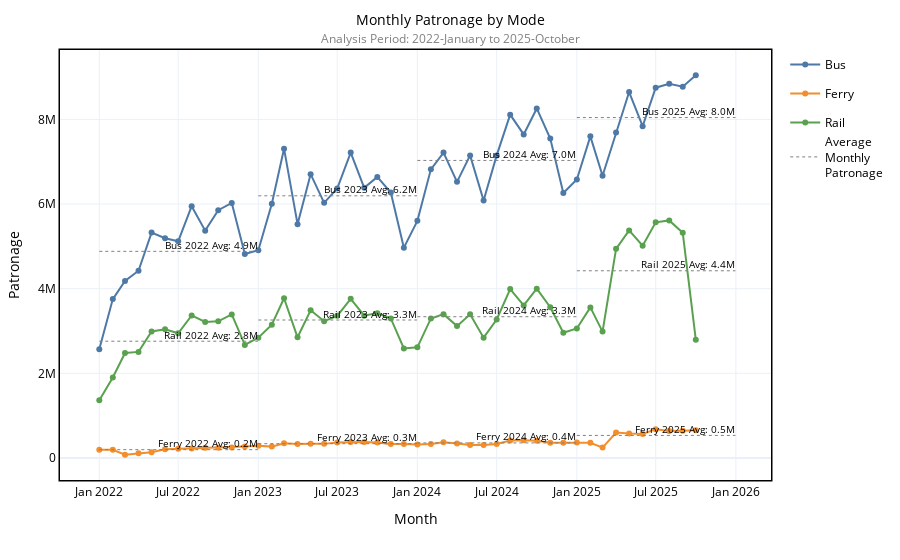

Notebook code for this chart:
### Markdown cell above
## Mode Analysis

### Code cell
def plot_mode_trends(df, trend_years=1, save_path='graphs/', mode_colors=None):
    """
    Mode trends over time
    """
    df = df[df['year'].between( df['date'].max().year - trend_years, df['date'].max().year)]
    # Analysis period
    analysis_period_text = analysis_period(df)
    mode_monthly = df.groupby(['date', 'mode'])['patronage'].sum().reset_index().sort_values(by=['date', 'mode'])
    
    # Compute yearly averages
    mode_monthly['year'] = mode_monthly['date'].dt.year
    yearly_avg = mode_monthly.groupby(['year','mode'])['patronage'].mean().reset_index()

    fig = go.Figure()
    for mode in mode_monthly['mode'].unique():
        df_mode = mode_monthly[mode_monthly['mode'] == mode]
        
        # Main line
        fig.add_trace(
            go.Scatter(
                x=df_mode['date'],
                y=df_mode['patronage'],
                mode='lines+markers',
                name=mode,
                line=dict(color=mode_colors[mode], width=2),
                marker=dict(size=6),
                legendgroup=mode, 
                customdata=np.stack((df_mode['mode'], df_mode['patronage'] / 1_000_000), axis=-1),
                hovertemplate='%{customdata[0]}: %{customdata[1]:.1f} M<extra></extra>'

            )
        )
        
        # Average lines (one per year)
        df_avg_mode = yearly_avg[yearly_avg['mode'] == mode]
        for _, row in df_avg_mode.iterrows():
            year = row['year']
            avg = row['patronage']
            start_date = pd.Timestamp(year=year, month=1, day=1)
            end_date = pd.Timestamp(year=year, month=12, day=31)
            
            fig.add_trace(
                go.Scatter(
                    x=[start_date, end_date],
                    y=[avg, avg],
                    mode='lines+text',
                    line=dict(color='gray', dash='dot', width=1),
                    name=f"{mode} {year} Avg",
                    text=[' ', f"{mode} {year} Avg: {avg/1_000_000:.1f}M"],
                    textposition='top left',
                    textfont=dict(size=10),
                    showlegend=False, 
                    legendgroup=mode,
                    hoverinfo='skip'     
                )
            )

    fig.add_trace(
        go.Scatter(
            x=[None],
            y=[None],
            mode='lines',
            line=dict(color='gray', dash='dot', width=1),
            name="Average<br>Monthly<br>Patronage",
            legendgroup=mode
        )
    )


    fig.update_layout(
        template='plotly_white',
        hovermode='x unified'
    )

    fig = apply_plotly_style(
        fig,
        title='Monthly Patronage by Mode',
        x_title='Month',
        y_title='Patronage',
        analysis_period_text=analysis_period_text
    )

    # Save files
    fig.write_html(f'{save_path}/mode_trends.html')

    # Statistics
    start_year = yearly_avg['year'].min()
    end_year = yearly_avg['year'].max()

    for mode in yearly_avg['mode'].unique():
        start_avg = yearly_avg[(yearly_avg['mode']==mode) & (yearly_avg['year']==start_year)]['patronage'].values[0]
        end_avg = yearly_avg[(yearly_avg['mode']==mode) & (yearly_avg['year']==end_year)]['patronage'].values[0]
        
        abs_change = end_avg - start_avg
        pct_change = (abs_change / start_avg) * 100
        
        print(f"{mode}: Average patronage change from {start_year} to {end_year}: "
            f"{abs_change:,.0f} patronages per month ({pct_change:.2f}%)")

    return fig

plot_mode_trends(data, trend_years=offset_years, mode_colors=mode_colors, save_path=FIGURES_PATH)

### Figure 1 — Plotly figure (JSON) as saved in the notebook; plotly's stock layout.template omitted (floating-point values rounded to 4 significant figures)
{"data": [{"customdata": [["Bus", 2.569], ["Bus", 3.754], ["Bus", 4.184], ["Bus", 4.424], ["Bus", 5.326], ["Bus", 5.193], ["Bus", 5.119], ["Bus", 5.949], ["Bus", 5.372], ["Bus", 5.856], ["Bus", 6.026], ["Bus", 4.82], ["Bus", 4.91], ["Bus", 6.007], ["Bus", 7.308], ["Bus", 5.524], ["Bus", 6.706], ["Bus", 6.029], ["Bus", 6.368], ["Bus", 7.217], ["Bus", 6.384], ["Bus", 6.64], ["Bus", 6.273], ["Bus", 4.969], ["Bus", 5.603], ["Bus", 6.82], ["Bus", 7.216], ["Bus", 6.524], ["Bus", 7.149], ["Bus", 6.082], ["Bus", 7.149], ["Bus", 8.112], ["Bus", 7.645], ["Bus", 8.258], ["Bus", 7.546], ["Bus", 6.259], ["Bus", 6.58], ["Bus", 7.6], ["Bus", 6.669], ["Bus", 7.691], ["Bus", 8.646], ["Bus", 7.839], ["Bus", 8.749], ["Bus", 8.841], ["Bus", 8.773], ["Bus", 9.043]], "hovertemplate": "%{customdata[0]}: %{customdata[1]:.1f} M<extra></extra>", "legendgroup": "Bus", "line": {"color": "#4E79A7", "width": 2}, "marker": {"size": 6}, "mode": "lines+markers", "name": "Bus", "type": "scatter", "x": ["2022-01-01T00:00:00.000000000", "2022-02-01T00:00:00.000000000", "2022-03-01T00:00:00.000000000", "2022-04-01T00:00:00.000000000", "2022-05-01T00:00:00.000000000", "2022-06-01T00:00:00.000000000", "2022-07-01T00:00:00.000000000", "2022-08-01T00:00:00.000000000", "2022-09-01T00:00:00.000000000", "2022-10-01T00:00:00.000000000", "2022-11-01T00:00:00.000000000", "2022-12-01T00:00:00.000000000", "2023-01-01T00:00:00.000000000", "2023-02-01T00:00:00.000000000", "2023-03-01T00:00:00.000000000", "2023-04-01T00:00:00.000000000", "2023-05-01T00:00:00.000000000", "2023-06-01T00:00:00.000000000", "2023-07-01T00:00:00.000000000", "2023-08-01T00:00:00.000000000", "2023-09-01T00:00:00.000000000", "2023-10-01T00:00:00.000000000", "2023-11-01T00:00:00.000000000", "2023-12-01T00:00:00.000000000", "2024-01-01T00:00:00.000000000", "2024-02-01T00:00:00.000000000", "2024-03-01T00:00:00.000000000", "2024-04-01T00:00:00.000000000", "2024-05-01T00:00:00.000000000", "2024-06-01T00:00:00.000000000", "2024-07-01T00:00:00.000000000", "2024-08-01T00:00:00.000000000", "2024-09-01T00:00:00.000000000", "2024-10-01T00:00:00.000000000", "2024-11-01T00:00:00.000000000", "2024-12-01T00:00:00.000000000", "2025-01-01T00:00:00.000000000", "2025-02-01T00:00:00.000000000", "2025-03-01T00:00:00.000000000", "2025-04-01T00:00:00.000000000", "2025-05-01T00:00:00.000000000", "2025-06-01T00:00:00.000000000", "2025-07-01T00:00:00.000000000", "2025-08-01T00:00:00.000000000", "2025-09-01T00:00:00.000000000", "2025-10-01T00:00:00.000000000"], "y": [2569234, 3754416, 4183530, 4423729, 5326064, 5192571, 5118950, 5949172, 5371679, 5855612, 6026214, 4819689, 4910244, 6007036, 7308017, 5524247, 6705552, 6029089, 6367539, 7216765, 6384255, 6640191, 6272755, 4969320, 5603228, 6819875, 7216204, 6523844, 7149130, 6081701, 7149021, 8112498, 7644766, 8258457, 7545797, 6259014, 6580049, 7599509, 6669258, 7690728, 8645635, 7839095, 8749334, 8840846, 8773022, 9042984]}, {"hoverinfo": "skip", "legendgroup": "Bus", "line": {"color": "gray", "dash": "dot", "width": 1}, "mode": "lines+text", "name": "Bus 2022 Avg", "showlegend": false, "text": [" ", "Bus 2022 Avg: 4.9M"], "textfont": {"size": 10}, "textposition": "top left", "type": "scatter", "x": ["2022-01-01T00:00:00", "2022-12-31T00:00:00"], "y": [4883000.0, 4883000.0]}, {"hoverinfo": "skip", "legendgroup": "Bus", "line": {"color": "gray", "dash": "dot", "width": 1}, "mode": "lines+text", "name": "Bus 2023 Avg", "showlegend": false, "text": [" ", "Bus 2023 Avg: 6.2M"], "textfont": {"size": 10}, "textposition": "top left", "type": "scatter", "x": ["2023-01-01T00:00:00", "2023-12-31T00:00:00"], "y": [6195000.0, 6195000.0]}, {"hoverinfo": "skip", "legendgroup": "Bus", "line": {"color": "gray", "dash": "dot", "width": 1}, "mode": "lines+text", "name": "Bus 2024 Avg", "showlegend": false, "text": [" ", "Bus 2024 Avg: 7.0M"], "textfont": {"size": 10}, "textposition": "top left", "type": "scatter", "x": ["2024-01-01T00:00:00", "2024-12-31T00:00:00"], "y": [7030000.0, 7030000.0]}, {"hoverinfo": "skip", "legendgroup": "Bus", "line": {"color": "gray", "dash": "dot", "width": 1}, "mode": "lines+text", "name": "Bus 2025 Avg", "showlegend": false, "text": [" ", "Bus 2025 Avg: 8.0M"], "textfont": {"size": 10}, "textposition": "top left", "type": "scatter", "x": ["2025-01-01T00:00:00", "2025-12-31T00:00:00"], "y": [8043046, 8043046]}, {"customdata": [["Ferry", 0.1938], ["Ferry", 0.1922], ["Ferry", 0.07626], ["Ferry", 0.1121], ["Ferry", 0.1355], ["Ferry", 0.2055], ["Ferry", 0.2157], ["Ferry", 0.2247], ["Ferry", 0.243], ["Ferry", 0.2387], ["Ferry", 0.247], ["Ferry", 0.2727], ["Ferry", 0.2911], ["Ferry", 0.2683], ["Ferry", 0.3471], ["Ferry", 0.332], ["Ferry", 0.3386], ["Ferry", 0.3334], ["Ferry", 0.365], ["Ferry", 0.3755], ["Ferry", 0.3788], ["Ferry", 0.3653], ["Ferry", 0.3304], ["Ferry", 0.3291], ["Ferry", 0.3167], ["Ferry", 0.3292], ["Ferry", 0.3705], ["Ferry", 0.3438], ["Ferry", 0.3092], ["Ferry", 0.3089], ["Ferry", 0.3309], ["Ferry", 0.414], ["Ferry", 0.4217], ["Ferry", 0.4053], ["Ferry", 0.3621], ["Ferry", 0.3597], ["Ferry", 0.3639], ["Ferry", 0.3597], ["Ferry", 0.2458], ["Ferry", 0.6024], ["Ferry", 0.579], ["Ferry", 0.5666], ["Ferry", 0.6806], ["Ferry", 0.6386], ["Ferry", 0.6432], ["Ferry", 0.6529]], "hovertemplate": "%{customdata[0]}: %{customdata[1]:.1f} M<extra></extra>", "legendgroup": "Ferry", "line": {"color": "#F28E2B", "width": 2}, "marker": {"size": 6}, "mode": "lines+markers", "name": "Ferry", "type": "scatter", "x": ["2022-01-01T00:00:00.000000000", "2022-02-01T00:00:00.000000000", "2022-03-01T00:00:00.000000000", "2022-04-01T00:00:00.000000000", "2022-05-01T00:00:00.000000000", "2022-06-01T00:00:00.000000000", "2022-07-01T00:00:00.000000000", "2022-08-01T00:00:00.000000000", "2022-09-01T00:00:00.000000000", "2022-10-01T00:00:00.000000000", "2022-11-01T00:00:00.000000000", "2022-12-01T00:00:00.000000000", "2023-01-01T00:00:00.000000000", "2023-02-01T00:00:00.000000000", "2023-03-01T00:00:00.000000000", "2023-04-01T00:00:00.000000000", "2023-05-01T00:00:00.000000000", "2023-06-01T00:00:00.000000000", "2023-07-01T00:00:00.000000000", "2023-08-01T00:00:00.000000000", "2023-09-01T00:00:00.000000000", "2023-10-01T00:00:00.000000000", "2023-11-01T00:00:00.000000000", "2023-12-01T00:00:00.000000000", "2024-01-01T00:00:00.000000000", "2024-02-01T00:00:00.000000000", "2024-03-01T00:00:00.000000000", "2024-04-01T00:00:00.000000000", "2024-05-01T00:00:00.000000000", "2024-06-01T00:00:00.000000000", "2024-07-01T00:00:00.000000000", "2024-08-01T00:00:00.000000000", "2024-09-01T00:00:00.000000000", "2024-10-01T00:00:00.000000000", "2024-11-01T00:00:00.000000000", "2024-12-01T00:00:00.000000000", "2025-01-01T00:00:00.000000000", "2025-02-01T00:00:00.000000000", "2025-03-01T00:00:00.000000000", "2025-04-01T00:00:00.000000000", "2025-05-01T00:00:00.000000000", "2025-06-01T00:00:00.000000000", "2025-07-01T00:00:00.000000000", "2025-08-01T00:00:00.000000000", "2025-09-01T00:00:00.000000000", "2025-10-01T00:00:00.000000000"], "y": [193835, 192247, 76262, 112064, 135507, 205548, 215689, 224695, 243005, 238704, 247032, 272704, 291107, 268271, 347146, 332016, 338617, 333399, 364996, 375528, 378797, 365348, 330425, 329076, 316670, 329196, 370514, 343786, 309228, 308921, 330908, 414026, 421722, 405337, 362062, 359732, 363942, 359722, 245776, 602419, 578980, 566556, 680593, 638631, 643178, 652902]}, {"hoverinfo": "skip", "legendgroup": "Ferry", "line": {"color": "gray", "dash": "dot", "width": 1}, "mode": "lines+text", "name": "Ferry 2022 Avg", "showlegend": false, "text": [" ", "Ferry 2022 Avg: 0.2M"], "textfont": {"size": 10}, "textposition": "top left", "type": "scatter", "x": ["2022-01-01T00:00:00", "2022-12-31T00:00:00"], "y": [196441, 196441]}, {"hoverinfo": "skip", "legendgroup": "Ferry", "line": {"color": "gray", "dash": "dot", "width": 1}, "mode": "lines+text", "name": "Ferry 2023 Avg", "showlegend": false, "text": [" ", "Ferry 2023 Avg: 0.3M"], "textfont": {"size": 10}, "textposition": "top left", "type": "scatter", "x": ["2023-01-01T00:00:00", "2023-12-31T00:00:00"], "y": [337900.0, 337900.0]}, {"hoverinfo": "skip", "legendgroup": "Ferry", "line": {"color": "gray", "dash": "dot", "width": 1}, "mode": "lines+text", "name": "Ferry 2024 Avg", "showlegend": false, "text": [" ", "Ferry 2024 Avg: 0.4M"], "textfont": {"size": 10}, "textposition": "top left", "type": "scatter", "x": ["2024-01-01T00:00:00", "2024-12-31T00:00:00"], "y": [356000.0, 356000.0]}, {"hoverinfo": "skip", "legendgroup": "Ferry", "line": {"color": "gray", "dash": "dot", "width": 1}, "mode": "lines+text", "name": "Ferry 2025 Avg", "showlegend": false, "text": [" ", "Ferry 2025 Avg: 0.5M"], "textfont": {"size": 10}, "textposition": "top left", "type": "scatter", "x": ["2025-01-01T00:00:00", "2025-12-31T00:00:00"], "y": [533300.0, 533300.0]}, {"customdata": [["Rail", 1.367], ["Rail", 1.901], ["Rail", 2.481], ["Rail", 2.507], ["Rail", 2.988], ["Rail", 3.043], ["Rail", 2.948], ["Rail", 3.367], ["Rail", 3.214], ["Rail", 3.229], ["Rail", 3.393], ["Rail", 2.672], ["Rail", 2.842], ["Rail", 3.147], ["Rail", 3.774], ["Rail", 2.851], ["Rail", 3.489], ["Rail", 3.232], ["Rail", 3.358], ["Rail", 3.761], ["Rail", 3.361], ["Rail", 3.422], ["Rail", 3.297], ["Rail", 2.589], ["Rail", 2.615], ["Rail", 3.297], ["Rail", 3.398], ["Rail", 3.116], ["Rail", 3.393], ["Rail", 2.842], ["Rail", 3.272], ["Rail", 3.99], ["Rail", 3.605], ["Rail", 4.001], ["Rail", 3.562], ["Rail", 2.96], ["Rail", 3.06], ["Rail", 3.558], ["Rail", 2.986], ["Rail", 4.942], ["Rail", 5.376], ["Rail", 5.014], ["Rail", 5.568], ["Rail", 5.613], ["Rail", 5.324], ["Rail", 2.795]], "hovertemplate": "%{customdata[0]}: %{customdata[1]:.1f} M<extra></extra>", "legendgroup": "Rail", "line": {"color": "#59A14F", "width": 2}, "marker": {"size": 6}, "mode": "lines+markers", "name": "Rail", "type": "scatter", "x": ["2022-01-01T00:00:00.000000000", "2022-02-01T00:00:00.000000000", "2022-03-01T00:00:00.000000000", "2022-04-01T00:00:00.000000000", "2022-05-01T00:00:00.000000000", "2022-06-01T00:00:00.000000000", "2022-07-01T00:00:00.000000000", "2022-08-01T00:00:00.000000000", "2022-09-01T00:00:00.000000000", "2022-10-01T00:00:00.000000000", "2022-11-01T00:00:00.000000000", "2022-12-01T00:00:00.000000000", "2023-01-01T00:00:00.000000000", "2023-02-01T00:00:00.000000000", "2023-03-01T00:00:00.000000000", "2023-04-01T00:00:00.000000000", "2023-05-01T00:00:00.000000000", "2023-06-01T00:00:00.000000000", "2023-07-01T00:00:00.000000000", "2023-08-01T00:00:00.000000000", "2023-09-01T00:00:00.000000000", "2023-10-01T00:00:00.000000000", "2023-11-01T00:00:00.000000000", "2023-12-01T00:00:00.000000000", "2024-01-01T00:00:00.000000000", "2024-02-01T00:00:00.000000000", "2024-03-01T00:00:00.000000000", "2024-04-01T00:00:00.000000000", "2024-05-01T00:00:00.000000000", "2024-06-01T00:00:00.000000000", "2024-07-01T00:00:00.000000000", "2024-08-01T00:00:00.000000000", "2024-09-01T00:00:00.000000000", "2024-10-01T00:00:00.000000000", "2024-11-01T00:00:00.000000000", "2024-12-01T00:00:00.000000000", "2025-01-01T00:00:00.000000000", "2025-02-01T00:00:00.000000000", "2025-03-01T00:00:00.000000000", "2025-04-01T00:00:00.000000000", "2025-05-01T00:00:00.000000000", "2025-06-01T00:00:00.000000000", "2025-07-01T00:00:00.000000000", "2025-08-01T00:00:00.000000000", "2025-09-01T00:00:00.000000000", "2025-10-01T00:00:00.000000000"], "y": [1366560, 1900514, 2481138, 2506665, 2987807, 3042539, 2947539, 3367292, 3213565, 3229344, 3392854, 2671791, 2842429, 3147229, 3773771, 2851014, 3489184, 3231728, 3357655, 3760605, 3361226, 3422481, 3296555, 2588661, 2614621, 3296886, 3398119, 3115530, 3393069, 2841846, 3272440, 3989644, 3604828, 4000620, 3562451, 2960135, 3059705, 3557536, 2985545, 4941645, 5376119, 5013824, 5567743, 5612800, 5323797, 2795089]}, {"hoverinfo": "skip", "legendgroup": "Rail", "line": {"color": "gray", "dash": "dot", "width": 1}, "mode": "lines+text", "name": "Rail 2022 Avg", "showlegend": false, "text": [" ", "Rail 2022 Avg: 2.8M"], "textfont": {"size": 10}, "textposition": "top left", "type": "scatter", "x": ["2022-01-01T00:00:00", "2022-12-31T00:00:00"], "y": [2759000.0, 2759000.0]}, {"hoverinfo": "skip", "legendgroup": "Rail", "line": {"color": "gray", "dash": "dot", "width": 1}, "mode": "lines+text", "name": "Rail 2023 Avg", "showlegend": false, "text": [" ", "Rail 2023 Avg: 3.3M"], "textfont": {"size": 10}, "textposition": "top left", "type": "scatter", "x": ["2023-01-01T00:00:00", "2023-12-31T00:00:00"], "y": [3260000.0, 3260000.0]}, {"hoverinfo": "skip", "legendgroup": "Rail", "line": {"color": "gray", "dash": "dot", "width": 1}, "mode": "lines+text", "name": "Rail 2024 Avg", "showlegend": false, "text": [" ", "Rail 2024 Avg: 3.3M"], "textfont": {"size": 10}, "textposition": "top left", "type": "scatter", "x": ["2024-01-01T00:00:00", "2024-12-31T00:00:00"], "y": [3338000.0, 3338000.0]}, {"hoverinfo": "skip", "legendgroup": "Rail", "line": {"color": "gray", "dash": "dot", "width": 1}, "mode": "lines+text", "name": "Rail 2025 Avg", "showlegend": false, "text": [" ", "Rail 2025 Avg: 4.4M"], "textfont": {"size": 10}, "textposition": "top left", "type": "scatter", "x": ["2025-01-01T00:00:00", "2025-12-31T00:00:00"], "y": [4423000.0, 4423000.0]}, {"legendgroup": "Rail", "line": {"color": "gray", "dash": "dot", "width": 1}, "mode": "lines", "name": "Average<br>Monthly<br>Patronage", "type": "scatter", "x": [null], "y": [null]}], "layout": {"font": {"color": "black", "size": 12}, "hoverlabel": {"bgcolor": "white"}, "hovermode": "x unified", "margin": {"b": 80, "l": 60, "r": 30, "t": 50}, "title": {"font": {"color": "black", "size": 14}, "text": "Monthly Patronage by Mode<br><span style='font-size:12px; color:gray;'>Analysis Period: 2022-January to 2025-October</span>", "x": 0.5, "xanchor": "center"}, "xaxis": {"linecolor": "black", "linewidth": 1.5, "mirror": true, "showline": true, "title": {"text": "Month"}}, "yaxis": {"fixedrange": false, "linecolor": "black", "linewidth": 1.5, "mirror": true, "showline": true, "title": {"text": "Patronage"}}}}
